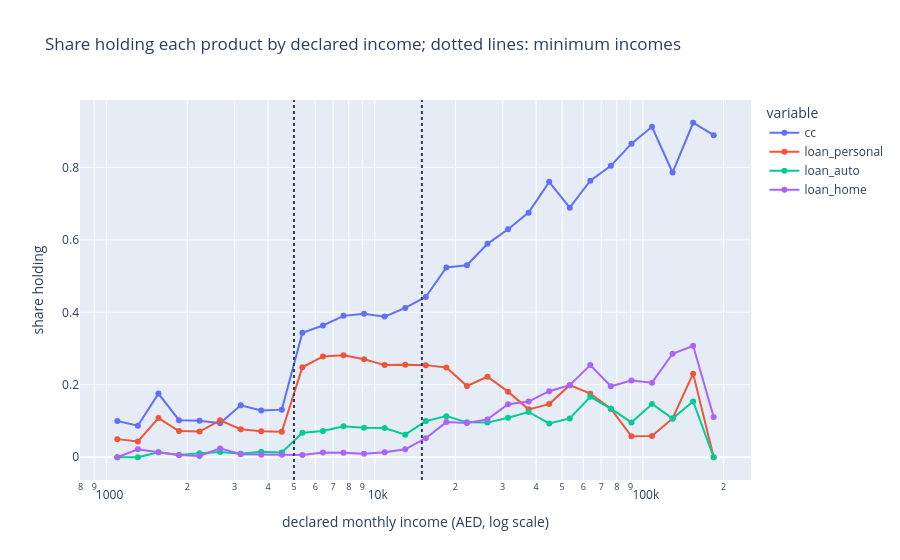

The notebook cell saved with this chart:
### Code cell
# Share holding each product with an income threshold, by declared income (first panel month).
thresholds = {key: p["min_income"] for key, p in spec["products"].items() if "min_income" in p}
declared = hold[(hold["snapshot_month"] == months[0]) & hold["income"].notna()]
edges = np.geomspace(1_000, 200_000, 31)
band = pd.cut(declared["income"], edges)
columns = {
    "cc": "cc_flag",
    "loan_personal": "loan_personal_held",
    "loan_auto": "loan_auto_held",
    "loan_home": "loan_home_held",
}
by_income = declared.groupby(band, observed=True)[list(columns.values())].mean()
by_income.index = [interval.mid for interval in by_income.index]
fig = px.line(
    by_income.rename(columns={v: k for k, v in columns.items()}),
    log_x=True,
    markers=True,
    labels={"index": "declared monthly income (AED, log scale)", "value": "share holding"},
    title="Share holding each product by declared income; dotted lines: minimum incomes",
)
for minimum in sorted(set(thresholds.values())):
    fig.add_vline(x=minimum, line_dash="dot", annotation_text=f"{minimum:,} AED")
fig.show()
print("Minimum declared income per product (AED):", thresholds)

### Figure 1 — Plotly figure (JSON) as saved in the notebook; plotly's stock layout.template omitted (floating-point values rounded to 4 significant figures)
{"data": [{"hovertemplate": "variable=cc<br>declared monthly income (AED, log scale)=%{x}<br>share holding=%{y}<extra></extra>", "legendgroup": "cc", "line": {"color": "#636efa", "dash": "solid"}, "marker": {"symbol": "circle"}, "mode": "lines+markers", "name": "cc", "orientation": "v", "showlegend": true, "x": [1097.0, 1308.0, 1561.0, 1863.0, 2223.0, 2652.0, 3164.0, 3775.0, 4505.0, 5375.0, 6413.0, 7652.0, 9130.0, 10890.0, 13000.0, 15510.0, 18500.0, 22080.0, 26340.0, 31430.0, 37500.0, 44750.0, 53390.0, 63700.0, 76010.0, 90690.0, 108200.0, 129100.0, 154100.0, 183800.0], "xaxis": "x", "y": [0.1, 0.08696, 0.1757, 0.1024, 0.1007, 0.09369, 0.1435, 0.1289, 0.1314, 0.3433, 0.3635, 0.3902, 0.3962, 0.3881, 0.4121, 0.4422, 0.5239, 0.5299, 0.5889, 0.6293, 0.675, 0.76, 0.6888, 0.7632, 0.8041, 0.8654, 0.9118, 0.7857, 0.9231, 0.8889], "yaxis": "y", "type": "scatter"}, {"hovertemplate": "variable=loan_personal<br>declared monthly income (AED, log scale)=%{x}<br>share holding=%{y}<extra></extra>", "legendgroup": "loan_personal", "line": {"color": "#EF553B", "dash": "solid"}, "marker": {"symbol": "circle"}, "mode": "lines+markers", "name": "loan_personal", "orientation": "v", "showlegend": true, "x": [1097.0, 1308.0, 1561.0, 1863.0, 2223.0, 2652.0, 3164.0, 3775.0, 4505.0, 5375.0, 6413.0, 7652.0, 9130.0, 10890.0, 13000.0, 15510.0, 18500.0, 22080.0, 26340.0, 31430.0, 37500.0, 44750.0, 53390.0, 63700.0, 76010.0, 90690.0, 108200.0, 129100.0, 154100.0, 183800.0], "xaxis": "x", "y": [0.05, 0.04348, 0.1081, 0.07229, 0.0709, 0.1018, 0.0772, 0.07206, 0.07029, 0.2483, 0.2783, 0.2813, 0.2705, 0.2543, 0.2555, 0.2542, 0.2478, 0.1965, 0.2222, 0.181, 0.1321, 0.1467, 0.199, 0.1754, 0.134, 0.05769, 0.05882, 0.1071, 0.2308, 0.0], "yaxis": "y", "type": "scatter"}, {"hovertemplate": "variable=loan_auto<br>declared monthly income (AED, log scale)=%{x}<br>share holding=%{y}<extra></extra>", "legendgroup": "loan_auto", "line": {"color": "#00cc96", "dash": "solid"}, "marker": {"symbol": "circle"}, "mode": "lines+markers", "name": "loan_auto", "orientation": "v", "showlegend": true, "x": [1097.0, 1308.0, 1561.0, 1863.0, 2223.0, 2652.0, 3164.0, 3775.0, 4505.0, 5375.0, 6413.0, 7652.0, 9130.0, 10890.0, 13000.0, 15510.0, 18500.0, 22080.0, 26340.0, 31430.0, 37500.0, 44750.0, 53390.0, 63700.0, 76010.0, 90690.0, 108200.0, 129100.0, 154100.0, 183800.0], "xaxis": "x", "y": [0.0, 0.0, 0.01351, 0.006024, 0.01119, 0.01426, 0.00965, 0.01521, 0.01345, 0.06781, 0.07232, 0.08549, 0.08149, 0.08079, 0.06227, 0.09979, 0.1134, 0.09634, 0.09556, 0.1092, 0.125, 0.09333, 0.1071, 0.1667, 0.134, 0.09615, 0.1471, 0.1071, 0.1538, 0.0], "yaxis": "y", "type": "scatter"}, {"hovertemplate": "variable=loan_home<br>declared monthly income (AED, log scale)=%{x}<br>share holding=%{y}<extra></extra>", "legendgroup": "loan_home", "line": {"color": "#ab63fa", "dash": "solid"}, "marker": {"symbol": "circle"}, "mode": "lines+markers", "name": "loan_home", "orientation": "v", "showlegend": true, "x": [1097.0, 1308.0, 1561.0, 1863.0, 2223.0, 2652.0, 3164.0, 3775.0, 4505.0, 5375.0, 6413.0, 7652.0, 9130.0, 10890.0, 13000.0, 15510.0, 18500.0, 22080.0, 26340.0, 31430.0, 37500.0, 44750.0, 53390.0, 63700.0, 76010.0, 90690.0, 108200.0, 129100.0, 154100.0, 183800.0], "xaxis": "x", "y": [0.0, 0.02174, 0.01351, 0.006024, 0.003731, 0.02444, 0.008444, 0.007206, 0.006724, 0.006407, 0.01293, 0.01243, 0.009621, 0.01391, 0.02198, 0.05252, 0.09701, 0.09441, 0.1044, 0.1466, 0.1536, 0.1822, 0.199, 0.2544, 0.1959, 0.2115, 0.2059, 0.2857, 0.3077, 0.1111], "yaxis": "y", "type": "scatter"}], "layout": {"xaxis": {"anchor": "y", "domain": [0.0, 1.0], "title": {"text": "declared monthly income (AED, log scale)"}, "type": "log"}, "yaxis": {"anchor": "x", "domain": [0.0, 1.0], "title": {"text": "share holding"}}, "legend": {"title": {"text": "variable"}, "tracegroupgap": 0}, "title": {"text": "Share holding each product by declared income; dotted lines: minimum incomes"}, "shapes": [{"line": {"dash": "dot"}, "type": "line", "x0": 5000, "x1": 5000, "xref": "x", "y0": 0, "y1": 1, "yref": "y domain"}, {"line": {"dash": "dot"}, "type": "line", "x0": 15000, "x1": 15000, "xref": "x", "y0": 0, "y1": 1, "yref": "y domain"}], "annotations": [{"showarrow": false, "text": "5,000 AED", "x": 5000, "xanchor": "left", "xref": "x", "y": 1, "yanchor": "top", "yref": "y domain"}, {"showarrow": false, "text": "15,000 AED", "x": 15000, "xanchor": "left", "xref": "x", "y": 1, "yanchor": "top", "yref": "y domain"}]}}
